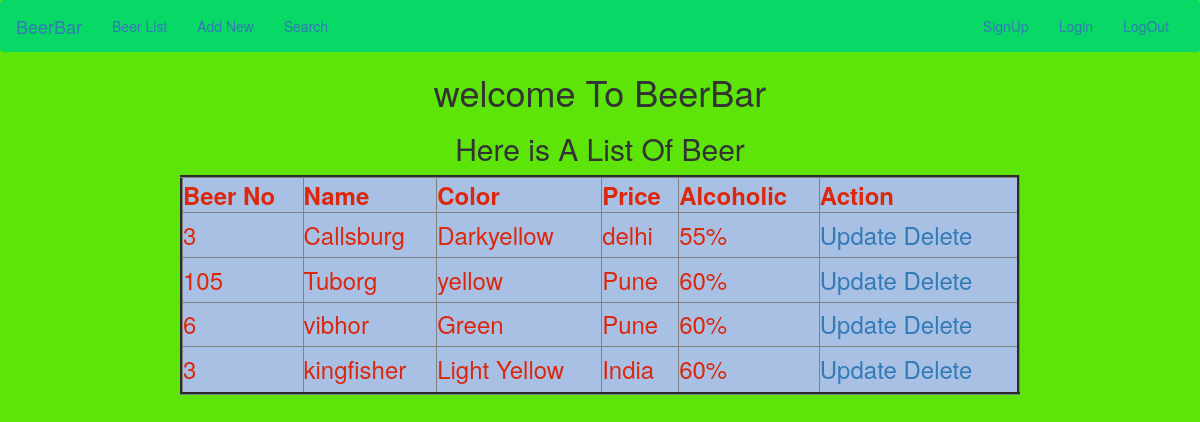
Screenshot of /beer/ (signed in) with the database file from the repository.
### beerapp/models.py (models this page shows)
class BeerBar(models.Model):
    bno = models.IntegerField()
    bname = models.CharField(max_length=70)
    color = models.CharField(max_length=70)
    bloc = models.CharField(max_length=70)
    alcholic = models.CharField(max_length=80)

### beerapp/views.py (the view)
# urls.py: url(r'^beer/',views.beerlist),
@login_required()
def beerlist(request):
    beer = BeerBar.objects.all()
    return render(request,'beerapp/beer_list.html',{'beer':beer})

### templates/beerapp/beer_list.html
<!DOCTYPE html>
{% extends 'beerapp/base.html' %}
{% load staticfiles %}
{% block body_block %}
<div class="cotainer" align="center">
<h1>welcome To BeerBar</h1>
<h2>Here is A List Of Beer</h2>
<table border="3" height="220px;" width="70%"  style="color:#db280d; font-size:24px; background:#a9c0e5;">
    <thead>
    <th>Beer No</th>
     <th>Name</th>
    <th>Color</th>
    <th>Price</th>
    <th>Alcoholic</th>
    <th>Action</th>
    </thead>
    {% for b in beer %}
    <tr>
        <td>{{b.bno}}</td>
        <td>{{b.bname}}</td>
        <td>{{b.color}}</td>
        <td>{{b.bloc}}</td>
        <td>{{b.alcholic}}</td>
          <td><a href="/update/{{b.id}}">Update</a>
           <a href="/delete/{{b.id}}">Delete</a> </td>
    </tr>
    {% endfor %}
</table>
</div>
{% endblock %}

### templates/beerapp/base.html (shortened to what this page needs)
<!DOCTYPE html>
<html lang="en">
<head>
    <link rel="stylesheet" href="https://maxcdn.bootstrapcdn.com/bootstrap/3.3.7/css/bootstrap.min.css">
</head>
<body>
<nav class="navbar navbar-light" style="background-color:#08d865">
  <div class="container-fluid">
    <div class="navbar-header">
      <a class="navbar-brand" href="/">BeerBar</a>
    </div>
    <div class="collapse navbar-collapse" id="bs-example-navbar-collapse-1">
      <ul class="nav navbar-nav">
        <li class="active"><a href="/beer">Beer List <span class="sr-only">(current)</span></a></li>
        <li><a href="/add">Add New</a></li>
         <li> <a href="/search" >Search</a></li>
      </ul>
      <ul class="nav navbar-nav navbar-right">
        <li><a href="/signup">SignUp</a></li>
            <li><a href="/login">Login</a></li>
            <li><a href="/logout">LogOut</a></li>
      </ul>
    </div>
  </div>
</nav>
{% block body_block %}
{% endblock %}
</body>
</html>

### templates/beerapp/base.html (style rules this page uses)
body { background:#5de509; }

### rows the page displays
BeerBar: bno "3", bname "Callsburg", color "Darkyellow", bloc "delhi", alcholic "55%"
BeerBar: bno "105", bname "Tuborg", color "yellow", bloc "Pune", alcholic "60%"
BeerBar: bno "6", bname "vibhor", color "Green", bloc "Pune", alcholic "60%"
BeerBar: bno "3", bname "kingfisher", color "Light Yellow", bloc "India", alcholic "60%"
